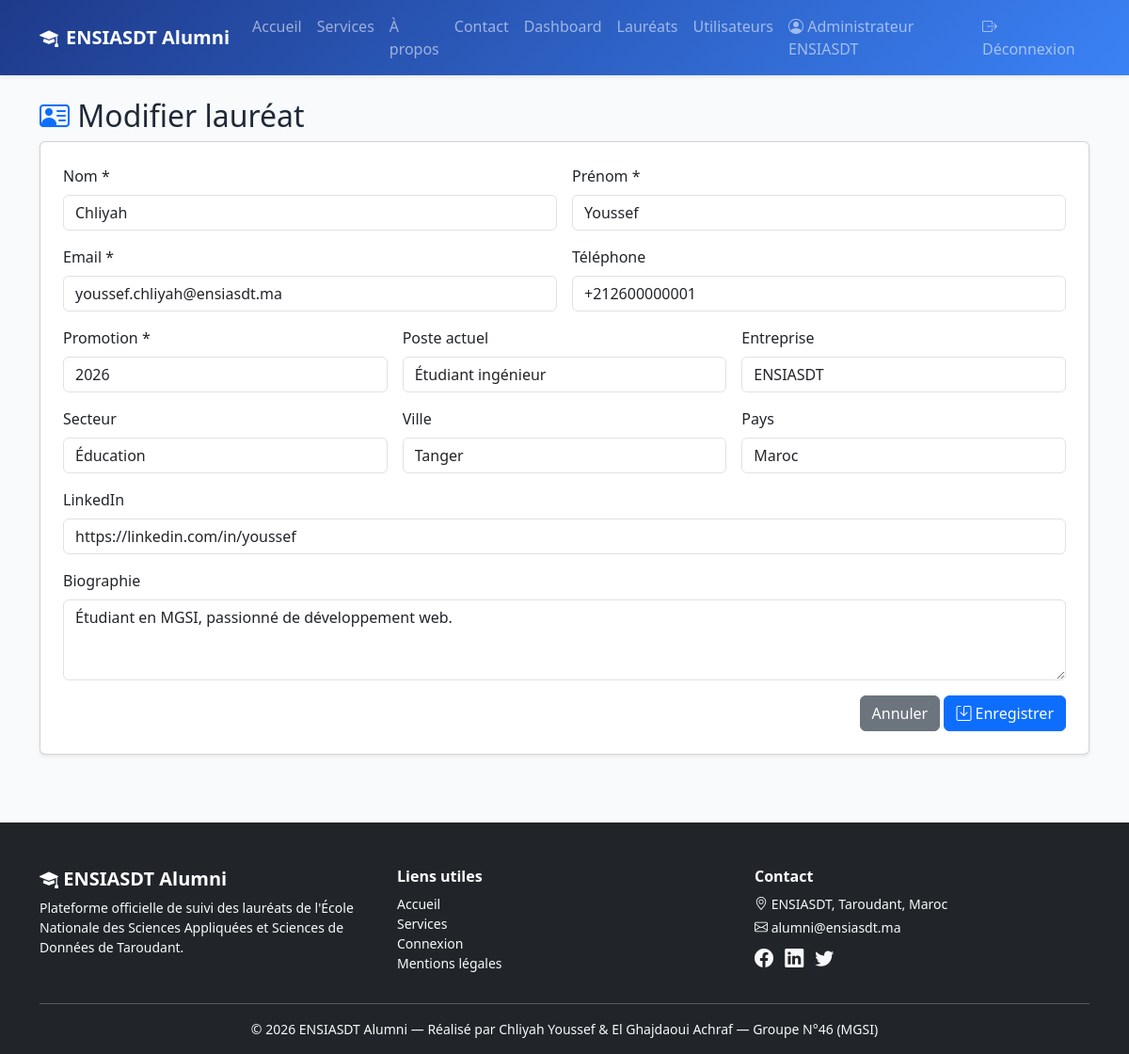
Screenshot of /pages/laureat_form.php?id=1 (signed in) with the database file from the repository.
### tables this page shows
CREATE TABLE laureats (
    id              INT AUTO_INCREMENT PRIMARY KEY,
    utilisateur_id  INT NULL,
    nom             VARCHAR(80)  NOT NULL,
    prenom          VARCHAR(80)  NOT NULL,
    email           VARCHAR(150) NOT NULL,
    telephone       VARCHAR(30)  DEFAULT '',
    promotion       INT          NOT NULL,
    poste_actuel    VARCHAR(150) DEFAULT '',
    entreprise      VARCHAR(150) DEFAULT '',
    secteur         VARCHAR(100) DEFAULT '',
    ville           VARCHAR(80)  DEFAULT '',
    pays            VARCHAR(80)  DEFAULT 'Maroc',
    linkedin        VARCHAR(255) DEFAULT '',
    biographie      TEXT,
    created_at      TIMESTAMP    DEFAULT CURRENT_TIMESTAMP,
    INDEX idx_promotion (promotion),
    INDEX idx_secteur (secteur),
    CONSTRAINT fk_laureat_user FOREIGN KEY (utilisateur_id)
        REFERENCES utilisateurs(id) ON DELETE SET NULL
);

### config.php (called while the page is built, shortened)
<?php
function e($value) {
    return htmlspecialchars((string)$value, ENT_QUOTES, 'UTF-8');
}

### includes/functions.php (called while the page is built, shortened)
<?php
function get_laureat($pdo, $id) {
    $stmt = $pdo->prepare('SELECT * FROM laureats WHERE id = :id');
    $stmt->execute([':id' => $id]);
    return $stmt->fetch();
}

### pages/laureat_form.php (the view, shortened to what this page needs)
<?php
require_once __DIR__ . '/../config.php';
require_once __DIR__ . '/../includes/functions.php';
$id = (int)($_GET['id'] ?? 0);
$l = $id ? get_laureat($pdo, $id) : null;
$page_title = $id ? 'Modifier lauréat' : 'Nouveau lauréat';
require_once __DIR__ . '/../includes/header.php';
?>
<div class="container py-4">
    <h2><i class="bi bi-person-vcard text-primary"></i> <?= e($page_title) ?></h2>
    <form method="post" class="card p-4 shadow-sm needs-validation" novalidate>
        <div class="row g-3">
            <div class="col-md-6"><label class="form-label">Nom *</label><input name="nom" class="form-control" required value="<?= e($l['nom'] ?? $_POST['nom'] ?? '') ?>"></div>
            <div class="col-md-6"><label class="form-label">Prénom *</label><input name="prenom" class="form-control" required value="<?= e($l['prenom'] ?? $_POST['prenom'] ?? '') ?>"></div>
            <div class="col-md-6"><label class="form-label">Email *</label><input type="email" name="email" class="form-control" required value="<?= e($l['email'] ?? $_POST['email'] ?? '') ?>"></div>
            <div class="col-md-6"><label class="form-label">Téléphone</label><input name="telephone" class="form-control" value="<?= e($l['telephone'] ?? '') ?>"></div>
            <div class="col-md-4"><label class="form-label">Promotion *</label><input type="number" name="promotion" min="2000" max="2030" class="form-control" required value="<?= e($l['promotion'] ?? date('Y')) ?>"></div>
            <div class="col-md-4"><label class="form-label">Poste actuel</label><input name="poste_actuel" class="form-control" value="<?= e($l['poste_actuel'] ?? '') ?>"></div>
            <div class="col-md-4"><label class="form-label">Entreprise</label><input name="entreprise" class="form-control" value="<?= e($l['entreprise'] ?? '') ?>"></div>
            <div class="col-md-4"><label class="form-label">Secteur</label>
                <input name="secteur" class="form-control" list="lst-secteurs" value="<?= e($l['secteur'] ?? '') ?>">
                <datalist id="lst-secteurs"><option>Informatique</option><option>Banque</option><option>Télécoms</option><option>Industrie</option><option>Conseil</option><option>Énergie</option><option>Éducation</option></datalist></div>
            <div class="col-md-4"><label class="form-label">Ville</label><input name="ville" class="form-control" value="<?= e($l['ville'] ?? '') ?>"></div>
            <div class="col-md-4"><label class="form-label">Pays</label><input name="pays" class="form-control" value="<?= e($l['pays'] ?? 'Maroc') ?>"></div>
            <div class="col-12"><label class="form-label">LinkedIn</label><input name="linkedin" class="form-control" value="<?= e($l['linkedin'] ?? '') ?>"></div>
            <div class="col-12"><label class="form-label">Biographie</label><textarea name="biographie" rows="3" class="form-control"><?= e($l['biographie'] ?? '') ?></textarea></div>
            <div class="col-12 text-end">
                <a href="laureats.php" class="btn btn-secondary">Annuler</a>
                <button class="btn btn-primary"><i class="bi bi-save"></i> Enregistrer</button>
            </div>
        </div>
    </form>
</div>
<?php require_once __DIR__ . '/../includes/footer.php'; ?>

### css/style.css (style rules this page uses)
:root { --primary: #1e3a8a; --primary-light: #3b82f6; --accent: #f59e0b; --bg-soft: #f8fafc; }
body { font-family: 'Segoe UI', Tahoma, sans-serif; background: var(--bg-soft); color: #1f2937; display: flex; flex-direction: column; min-height: 100vh; }

### rows the page displays
laureats: nom "Chliyah", prenom "Youssef", email "youssef.chliyah@ensiasdt.ma", telephone "+212600000001", promotion "2026", poste_actuel "Étudiant ingénieur", entreprise "ENSIASDT", secteur "Éducation", ville "Tanger", pays "Maroc", linkedin "https://linkedin.com/in/youssef", biographie "Étudiant en MGSI, passionné de développement web."

### other values shown
$nom "Administrateur ENSIASDT"
$page_title "Modifier lauréat"
